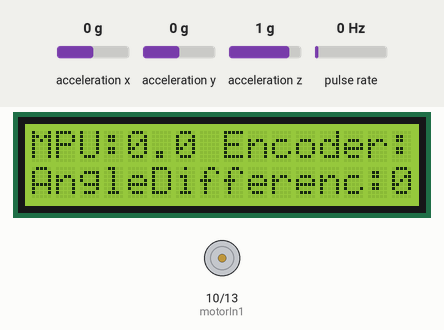
Simulated run of this sketch. Board: Arduino Uno, built with avr-gcc and run on an emulated ATmega328P. On the bench: 16×2 character LCD, motor-driver pin pairs drawn as motors (green arrow = first pin HIGH = forward, orange = second pin HIGH = backward, longer = more drive, scaled by the enable pin). Wiring (inferred from the names in the program): pulse sensor: data pin 2. The test bench sets the inputs (shaded band); at power-on: acceleration x 0 g, acceleration y 0 g, acceleration z 1 g, pulse rate 0 Hz. What the sketch prints to the serial monitor is not drawn.

Above: at 3.2 s.
3.3 s: acceleration x set to -1.4 g
At 4.4 s:
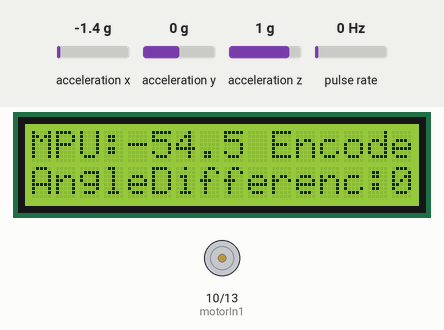
5.1 s: acceleration y set to -1.4 g
At 6.5 s:
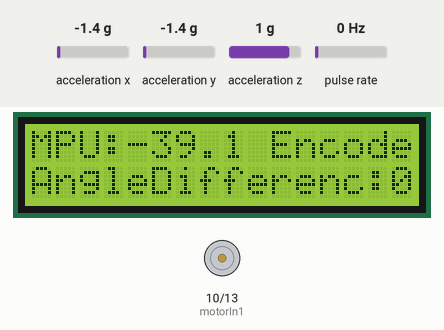
6.8 s: acceleration z set to -1.4 g
At 7.9 s:
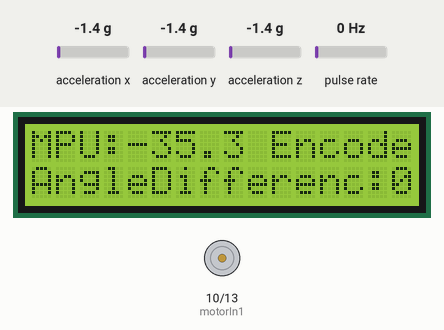
8.4 s: acceleration x set to 0 g
At 8.61 s:
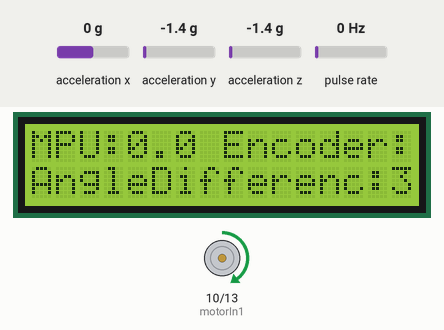
10.2 s: acceleration x set to -0.8 g
At 11.6 s:
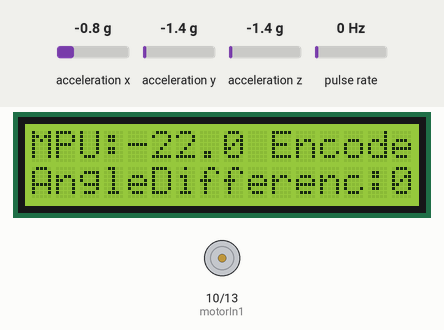
11.9 s: acceleration y set to -0.8 g
At 12.9 s:
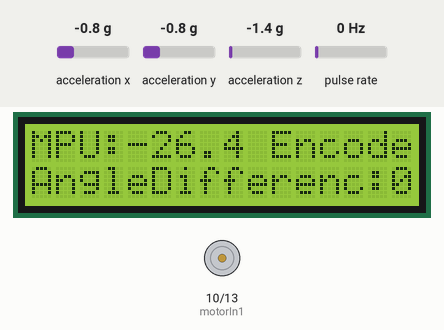
Timing chart, 0 to 14.5 s (numbered marks = the images above; inputs shaded):
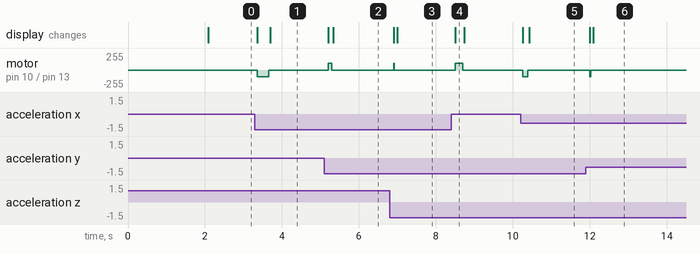

The sketch:

sketch_dec18a.ino
```cpp
#include <Wire.h>
#include <LiquidCrystal.h>
#include <Adafruit_ADXL345_U.h> // Include the ADXL345 library
#include <math.h> // Include math library for angle calculation

// LCD pin definitions
const int rs = 12;   // Register select pin
const int en = 11;   // Enable pin
const int d4 = 6;   // Data pin 4
const int d5 = 4;  // Data pin 5
const int d6 = 8;  // Data pin 6
const int d7 = 7;  // Data pin 7

// Motor and ADXL345 pin definitions
const int motorIn1 = 10;    // Motor input 1
const int motorIn2 = 13;    // Motor input 2
const int motorEnable = 9; // Motor enable pin (PWM)

// Encoder pin definitions
const int encoderC1 = 2; // Encoder Channel 1
const int encoderC2 = 3; // Encoder Channel 2

// Variables for encoder tracking
volatile int encoderTicks = 0; // Count of encoder ticks
int lastEncoderStateC1 = LOW;  // Previous state of C1
unsigned long lastPrintTime = 0; // Last time encoder speed was printed

// Initialize the LCD object
LiquidCrystal lcd(rs, en, d4, d5, d6, d7);

// Initialize ADXL345 object
Adafruit_ADXL345_Unified adxl = Adafruit_ADXL345_Unified(12345);

float previousAngle = 0; // Track the previous angle for relative movement

void setup() {
  // Set motor pins as outputs
  pinMode(motorIn1, OUTPUT);
  pinMode(motorIn2, OUTPUT);
  pinMode(motorEnable, OUTPUT);

  // Set encoder pins as inputs
  pinMode(encoderC1, INPUT);
  pinMode(encoderC2, INPUT);

  // Initialize Serial communication
  Serial.begin(9600);

  // Initialize the LCD
  lcd.begin(16, 2);  // Initialize the LCD with 16 columns and 2 rows
  lcd.print("Motor Controller");
  delay(2000); // Show intro message for 2 seconds
  lcd.clear();

  // Attach interrupt for encoder
  attachInterrupt(digitalPinToInterrupt(encoderC1), encoderISR, CHANGE);

  // Start with the motor off
  digitalWrite(motorIn1, LOW);
  digitalWrite(motorIn2, LOW);
  analogWrite(motorEnable, 0); // Set PWM duty cycle to 0 (motor off)
  Serial.println("Motor is stopped.");

  // Initialize ADXL345
  if (!adxl.begin()) {
    Serial.println("Could not find a valid ADXL345 sensor, check wiring!");
    while (1);
  }
  adxl.setRange(ADXL345_RANGE_2_G); // Set measurement range to +-2G
}

void loop() {
  sensors_event_t event;
  adxl.getEvent(&event); // Read accelerometer values

  // Calculate angle based on accelerometer data
  float x = event.acceleration.x;
  float y = event.acceleration.y;
  float z = event.acceleration.z;

  float currentAngle = atan2(x, sqrt(y * y + z * z)) * 180 / M_PI; // Calculate X-axis tilt angle in degrees
  float angleDifference = currentAngle - previousAngle; // Calculate the relative angle movement
  previousAngle = currentAngle; // Update the previous angle

  Serial.print("Current angle: ");
  Serial.println(currentAngle);
  Serial.print("Angle difference: ");
  Serial.println(angleDifference);
  Serial.print("Encoder ticks: ");
  Serial.println(encoderTicks);

  // Display MPU value, encoder ticks, and angle difference on LCD
  lcd.setCursor(0, 0);
  lcd.print("MPU:");
  lcd.print(currentAngle, 1);
  lcd.print(" Encoder:");
  lcd.print(encoderTicks);

  lcd.setCursor(0, 1);
  lcd.print("AngleDifferenc:");
  lcd.print(angleDifference, 1);
  lcd.print("      "); // Clear extra characters

  // Move the motor based on the angle difference
  if (angleDifference > 0) {
    moveMotor(angleDifference, true); // Move forward for positive angle difference
  } else if (angleDifference < 0) {
    moveMotor(abs(angleDifference), false); // Move backward for negative angle difference
  }

  delay(30); // Short delay for stability
}

void moveMotor(float angle, bool forward) {
  int moveDuration = map(angle, 0, 360, 0, 2000); // Map angle to movement duration in milliseconds (adjust values as needed)

  if (forward) {
    digitalWrite(motorIn1, HIGH);
    digitalWrite(motorIn2, LOW);
    Serial.println("Motor spinning forward.");
  } else {
    digitalWrite(motorIn1, LOW);
    digitalWrite(motorIn2, HIGH);
    Serial.println("Motor spinning backward.");
  }

  analogWrite(motorEnable, 100); // Set motor speed (adjust value as needed)
  delay(moveDuration); // Move motor for the calculated duration based on the angle

  stopMotor(); // Stop the motor after movement
}

void stopMotor() {
  digitalWrite(motorIn1, LOW);
  digitalWrite(motorIn2, LOW);
  analogWrite(motorEnable, 0); // Disable motor
  Serial.println("Motor is stopped.");
}

// Interrupt Service Routine (ISR) for encoder
void encoderISR() {
  int c1State = digitalRead(encoderC1);
  int c2State = digitalRead(encoderC2);

  // Determine direction based on C1 and C2 states
  if (c1State != lastEncoderStateC1) {
    if (c2State != c1State) {
      encoderTicks++; // Forward direction
    } else {
      encoderTicks--; // Backward direction
    }
    lastEncoderStateC1 = c1State;
  }
}
```

Measured:
- after the input at 3.3 s, motor on pin 10 (motorIn1) / pin 13 (motorIn2): stopped → backward 100/255 after 0.06 s, → stopped 0.30 s later; the display: first changes after 0.06 s (image 1 shows a later state)
- after the input at 5.1 s, motor on pin 10 (motorIn1) / pin 13 (motorIn2): stopped → forward 100/255 after 0.11 s, → stopped 0.08 s later; the display: first changes after 0.11 s (image 2 shows a later state)
- after the input at 6.8 s, motor on pin 10 (motorIn1) / pin 13 (motorIn2): stopped → forward 100/255 after 0.10 s, → stopped 0.02 s later; the display: first changes after 0.10 s (image 3 shows a later state)
- after the input at 8.4 s, motor on pin 10 (motorIn1) / pin 13 (motorIn2): stopped → forward 100/255 after 0.10 s, → stopped 0.19 s later; the display: changes after 0.10 s (image 4)
- after the input at 10.2 s, motor on pin 10 (motorIn1) / pin 13 (motorIn2): stopped → backward 100/255 after 0.06 s, → stopped 0.12 s later; the display: first changes after 0.06 s (image 5 shows a later state)
- after the input at 11.9 s, motor on pin 10 (motorIn1) / pin 13 (motorIn2): stopped → backward 100/255 after 0.10 s, → stopped 0.02 s later; the display: first changes after 0.10 s (image 6 shows a later state)
